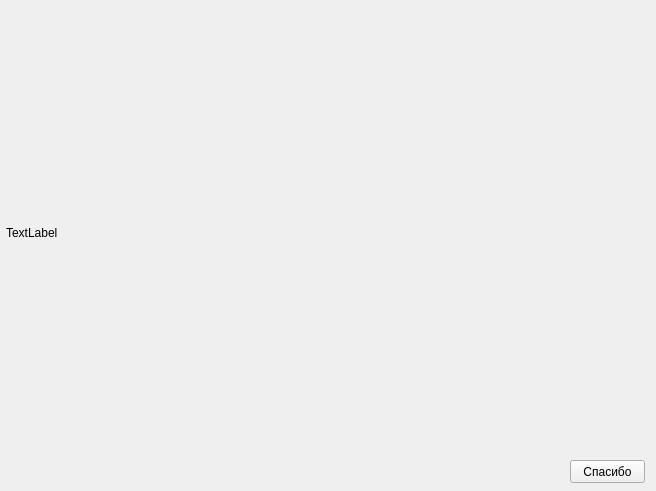
<?xml version="1.0" encoding="UTF-8"?>
<ui version="4.0">
 <class>hint</class>
 <widget class="QWidget" name="hint">
  <property name="geometry">
   <rect>
    <x>0</x>
    <y>0</y>
    <width>656</width>
    <height>491</height>
   </rect>
  </property>
  <property name="windowTitle">
   <string>Подсказка</string>
  </property>
  <property name="windowIcon">
   <iconset>
    <normaloff>../build-multiplication-Desktop_Qt_5_10_0_MinGW_32bit-Debug/png-clipart-check-mark-computer-icons-blue-check-mark-blue-text.png</normaloff>../build-multiplication-Desktop_Qt_5_10_0_MinGW_32bit-Debug/png-clipart-check-mark-computer-icons-blue-check-mark-blue-text.png</iconset>
  </property>
  <widget class="QPushButton" name="pushButton">
   <property name="geometry">
    <rect>
     <x>570</x>
     <y>460</y>
     <width>75</width>
     <height>23</height>
    </rect>
   </property>
   <property name="text">
    <string>Спасибо</string>
   </property>
  </widget>
  <widget class="QLabel" name="label">
   <property name="geometry">
    <rect>
     <x>6</x>
     <y>12</y>
     <width>641</width>
     <height>441</height>
    </rect>
   </property>
   <property name="text">
    <string>TextLabel</string>
   </property>
   <property name="scaledContents">
    <bool>true</bool>
   </property>
  </widget>
 </widget>
 <resources/>
 <connections/>
</ui>
